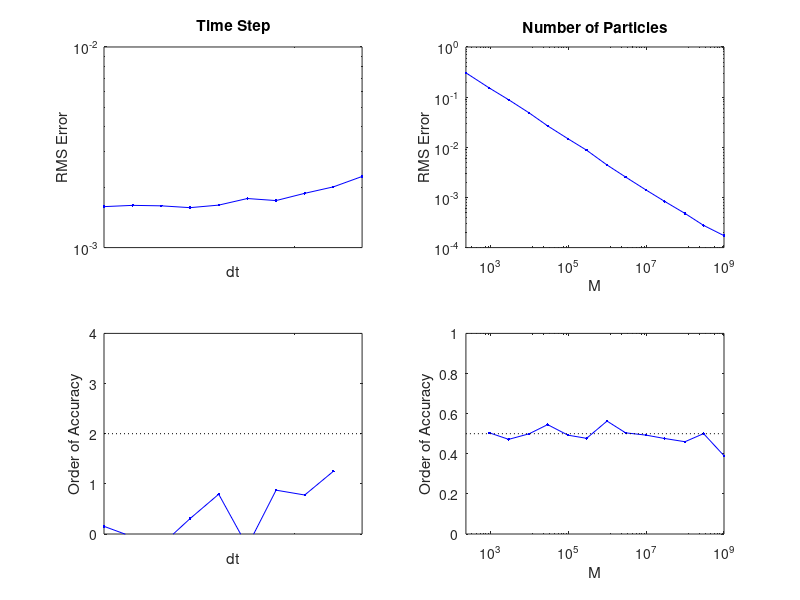

The MATLAB source for this figure:
clear;

data = load('OVS_RW_dt.dat','-ascii');

dt  = data(:,1);
rms = data(:,2);

subplot(2,2,1);
h1 = loglog(dt,rms,'b.-');
xlabel('dt');
ylabel('RMS Error');
xlim([min(dt) max(dt)]);
set(gca,'XTick',[0.00001 0.0001 0.001]);
title('Time Step');

subplot(2,2,3);
p = (log(rms(2:end)) - log(rms(1:end-1)))./(log(dt(2:end)) - log(dt(1:end-1)));
h3 = semilogx(dt(2:end),p,'b.-');
xlabel('dt');
ylabel('Order of Accuracy');
xlim([min(dt) max(dt)]);
set(gca,'XTick',[0.00001 0.0001 0.001]);
ylim([0 4]);
line([min(dt) max(dt)],[2 2],'Color','black','LineStyle',':');


data = load('OVS_RW_M.dat','-ascii');

M  = data(:,1);
rms = data(:,2);

subplot(2,2,2);
h2 = loglog(M,rms,'b.-');
xlabel('M');
ylabel('RMS Error');
xlim([min(M) 1000000000]);
set(gca,'XTick',[1000 100000 10000000 1000000000]);
title('Number of Particles');

subplot(2,2,4);
p = (log(rms(1:end-1)) - log(rms(2:end)))./(log(M(2:end)) - log(M(1:end-1)));
h4 = semilogx(M(2:end),p,'b.-');
xlabel('M');
ylabel('Order of Accuracy');
xlim([min(M) 1000000000]);
set(gca,'XTick',[1000 100000 10000000 1000000000]);
ylim([0 1]);
line([min(M) max(M)],[0.5 0.5],'Color','black','LineStyle',':');


% data = load('OVS_ADI_dh.dat','-ascii');
% 
% dh = 1./(data(:,1) - 1);
% rms = data(:,2);
% 
% subplot(2,2,2);
% h2 = loglog(dh,rms,'b.-');
% xlabel('dh');
% ylabel('RMS Error');
% xlim([min(dh) max(dh)]);
% title('Grid Spacing');
% set(gca,'XTick',[0.01 0.1]);
% 
% subplot(2,2,4);
% p = (log(rms(2:end)) - log(rms(1:end-1)))./(log(dh(2:end)) - log(dh(1:end-1)));
% h4 = semilogx(dh(2:end),p,'b.-');
% xlabel('dh');
% ylabel('Order of Accuracy');
% xlim([min(dh) max(dh)]);
% ylim([0 4]);
% line([min(dh) max(dh)],[2 2],'Color','black','LineStyle',':');
% set(gca,'XTick',[0.01 0.1]);
